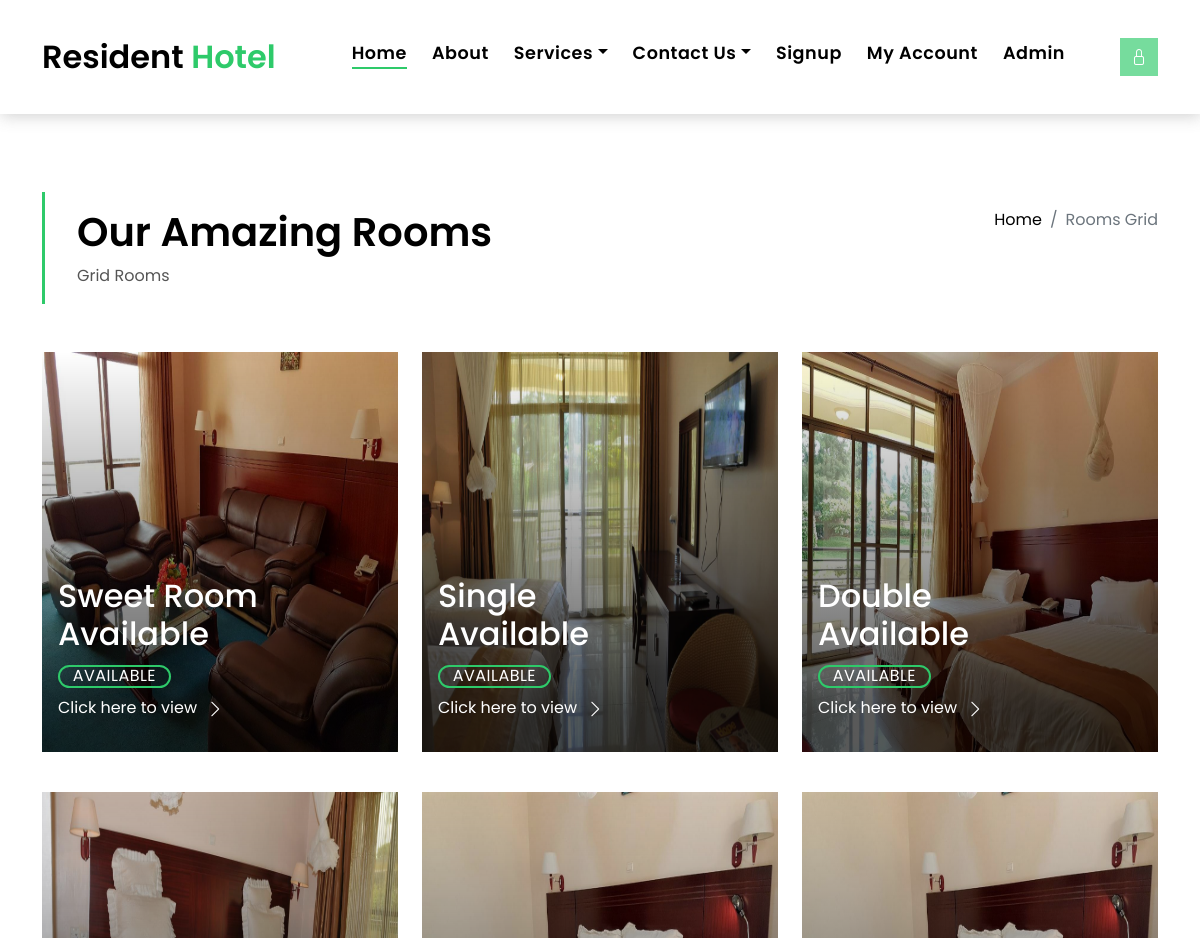
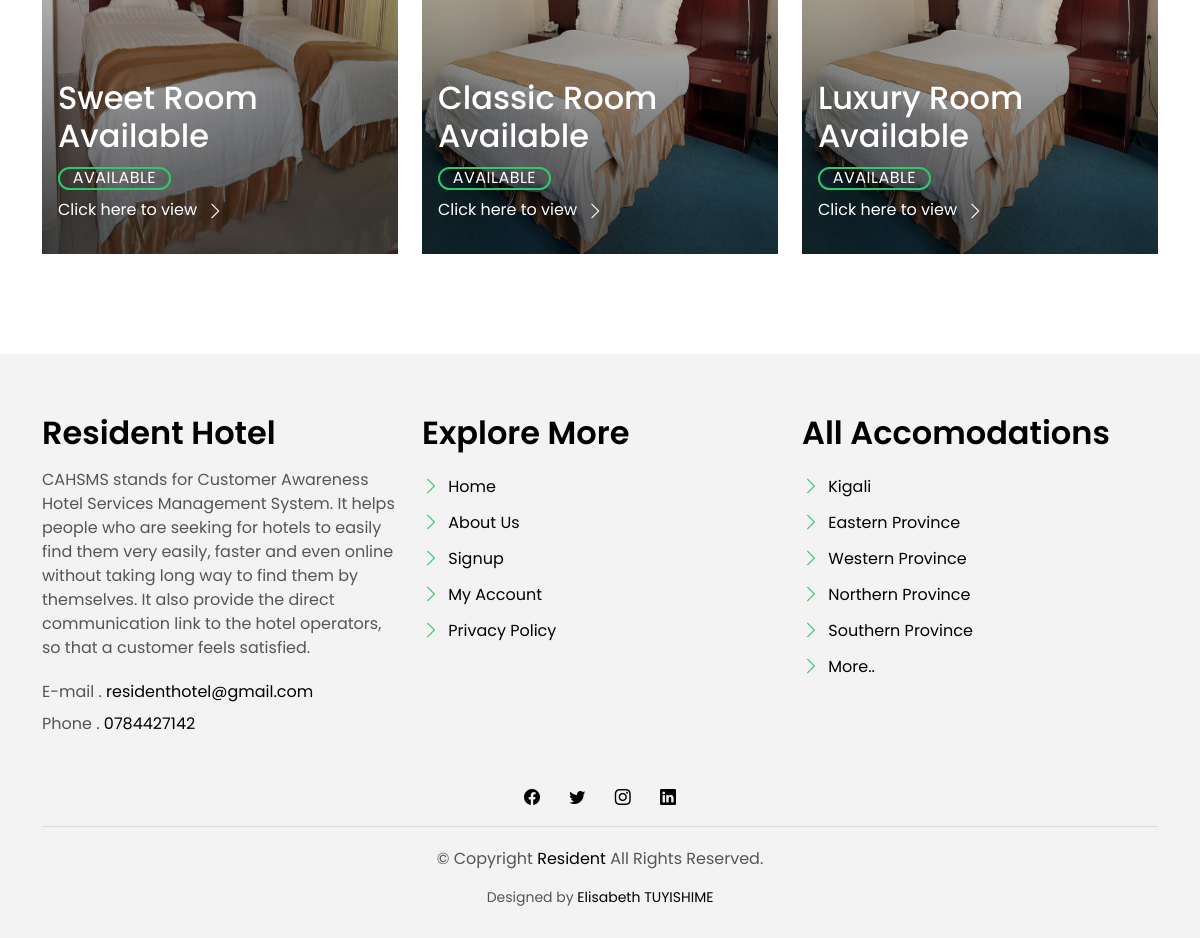
The app's page /rooms-grid.php with its own data (2 pictures, top to bottom).
### tables this page shows
CREATE TABLE `rooms` (
  `id` int(11) NOT NULL,
  `hotel_id` int(11) NOT NULL,
  `display_title` varchar(255) NOT NULL,
  `number` varchar(255) NOT NULL,
  `price_per_hour` double NOT NULL,
  `price_per_day` double NOT NULL,
  `availability` tinyint(4) NOT NULL DEFAULT 1,
  `image` text NOT NULL,
  `created_at` timestamp NOT NULL DEFAULT current_timestamp(),
  `updated_at` datetime NOT NULL DEFAULT current_timestamp() ON UPDATE current_timestamp()
);

CREATE TABLE `system_info` (
  `system_name` varchar(20) NOT NULL,
  `username` varchar(100) NOT NULL,
  `email` varchar(100) NOT NULL,
  `phone` varchar(20) NOT NULL,
  `password` varchar(100) NOT NULL,
  `location` varchar(100) NOT NULL,
  `about` text NOT NULL
);

### rooms-grid.php (the view, shortened to what this page needs)
<!DOCTYPE html>
<html lang="en">
<head>
    <link href="assets/vendor/animate.css/animate.min.css" rel="stylesheet">
    <link href="assets/vendor/bootstrap/css/bootstrap.min.css" rel="stylesheet">
    <link href="assets/vendor/bootstrap-icons/bootstrap-icons.css" rel="stylesheet">
    <link href="assets/vendor/swiper/swiper-bundle.min.css" rel="stylesheet">
    <link href="assets/css/style.css" rel="stylesheet">
</head>
<body>
    <?php include 'nav.php'; ?>
    <main id="main">
        <section class="intro-single">
            <div class="container">
                <div class="row">
                    <div class="col-md-12 col-lg-8">
                        <div class="title-single-box">
                            <h1 class="title-single">Our Amazing Rooms</h1>
                            <span class="color-text-a">Grid Rooms</span>
                        </div>
                    </div>
                    <div class="col-md-12 col-lg-4">
                        <nav aria-label="breadcrumb" class="breadcrumb-box d-flex justify-content-lg-end">
                            <ol class="breadcrumb">
                                <li class="breadcrumb-item">
                                    <a href="#">Home</a>
                                </li>
                                <li class="breadcrumb-item active" aria-current="page">
                                    Rooms Grid
                                </li>
                            </ol>
                        </nav>
                    </div>
                </div>
            </div>
        </section>
        <section class="property-grid grid">
            <div class="container">
                <div class="row">
                    <?php
                    $sql = $link->query("SELECT r.*, h.hotel_name, h.location FROM rooms r LEFT JOIN hotel h ON h.id = r.hotel_id WHERE r.availability=1 ORDER BY r.id DESC");
                    while ($row = mysqli_fetch_array($sql)) {
                        $room = $row['display_title'];
                        $loc   = $row['availability'] > 0 ? 'Available' : 'Unavailable';
                        $image = $row['image'];
                        $ogImage = substr($image, 3);
                    ?>
                        <div class="col-md-4">
                            <div class="card-box-a card-shadow">
                                <div class="img-box-a">
                                    <img src="./<?php echo $ogImage; ?>" alt="" class="img-a img-fluid" style="min-height: 400px;max-height: 400px;min-width: 100%;max-width: 100%;">
                                </div>
                                <div class="card-overlay">
                                    <div class="card-overlay-a-content">
                                        <div class="card-header-a">
                                            <h2 class="card-title-a">
                                                <?php echo $room; ?>
                                                <br />
                                                <?php echo $loc; ?>
                                            </h2>
                                        </div>
                                        <div class="card-body-a">
                                            <div class="price-box d-flex">
                                                <span class="price-a"><?php echo $loc; ?></span>
                                            </div>
                                            <a href="rooms-single.php?q=<?php echo $row["id"] ?>" class="link-a">Click here to view
                                                <span class="bi bi-chevron-right"></span>
                                            </a>
                                        </div>
                                    </div>
                                </div>
                            </div>
                        </div>
                    <?php } ?>
                </div>
            </div>
        </section>
    </main>
    <?php include 'footer.php'; ?>
</body>
</html>

### footer.php
<?php
include 'link.php';
$info = $link->query("SELECT * FROM system_info");
$row = mysqli_fetch_array($info);
?>
  <section class="section-footer">
    <div class="container">
      <div class="row">
        <div class="col-sm-12 col-md-4">
          <div class="widget-a">
            <div class="w-header-a">
              <h3 class="w-title-a text-brand">Resident Hotel</h3>
            </div>
            <div class="w-body-a">
              <p class="w-text-a color-text-a">
                <?php echo $row['about']; ?>
              </p>
            </div>
            <div class="w-footer-a">
              <ul class="list-unstyled">
                <li class="color-a">
                  <span class="color-text-a">E-mail .</span> <?php echo $row['email']; ?>
                </li>
                <li class="color-a">
                  <span class="color-text-a">Phone .</span> <?php echo $row['phone']; ?>
                </li>
              </ul>
            </div>
          </div>
        </div>
        <div class="col-sm-12 col-md-4 section-md-t3">
          <div class="widget-a">
            <div class="w-header-a">
              <h3 class="w-title-a text-brand">Explore More</h3>
            </div>
            <div class="w-body-a">
              <div class="w-body-a">
                <ul class="list-unstyled">
                  <li class="item-list-a">
                    <i class="bi bi-chevron-right"></i> <a href="index.php">Home</a>
                  </li>
                  <li class="item-list-a">
                    <i class="bi bi-chevron-right"></i> <a href="about.php">About Us</a>
                  </li>
                  <li class="item-list-a">
                    <i class="bi bi-chevron-right"></i> <a href="signup.php">Signup</a>
                  </li>
                  <li class="item-list-a">
                    <i class="bi bi-chevron-right"></i> <a href="login.php">My Account</a>
                  </li>
                  <li class="item-list-a">
                    <i class="bi bi-chevron-right"></i> <a href="#">Privacy Policy</a>
                  </li>
                </ul>
              </div>
            </div>
          </div>
        </div>
        <div class="col-sm-12 col-md-4 section-md-t3">
          <div class="widget-a">
            <div class="w-header-a">
              <h3 class="w-title-a text-brand">All Accomodations</h3>
            </div>
            <div class="w-body-a">
              <ul class="list-unstyled">
                <li class="item-list-a">
                  <i class="bi bi-chevron-right"></i> <a href="#">Kigali</a>
                </li>
                <li class="item-list-a">
                  <i class="bi bi-chevron-right"></i> <a href="#">Eastern Province</a>
                </li>
                <li class="item-list-a">
                  <i class="bi bi-chevron-right"></i> <a href="#">Western Province</a>
                </li>
                <li class="item-list-a">
                  <i class="bi bi-chevron-right"></i> <a href="#">Northern Province</a>
                </li>
                <li class="item-list-a">
                  <i class="bi bi-chevron-right"></i> <a href="#">Southern Province</a>
                </li>
                <li class="item-list-a">
                  <i class="bi bi-chevron-right"></i> <a href="#">More..</a>
                </li>
              </ul>
            </div>
          </div>
        </div>
      </div>
    </div>
  </section>
  <footer>
    <div class="container">
      <div class="row">
        <div class="col-md-12">
          <div class="socials-a">
            <ul class="list-inline">
              <li class="list-inline-item">
                <a href="#">
                  <i class="bi bi-facebook" aria-hidden="true"></i>
                </a>
              </li>
              <li class="list-inline-item">
                <a href="#">
                  <i class="bi bi-twitter" aria-hidden="true"></i>
                </a>
              </li>
              <li class="list-inline-item">
                <a href="#">
                  <i class="bi bi-instagram" aria-hidden="true"></i>
                </a>
              </li>
              <li class="list-inline-item">
                <a href="#">
                  <i class="bi bi-linkedin" aria-hidden="true"></i>
                </a>
              </li>
            </ul>
          </div>
          <div class="copyright-footer">
            <p class="copyright color-text-a">
              &copy; Copyright
              <span class="color-a">Resident</span> All Rights Reserved.
            </p>
          </div>
          <div class="credits">
            Designed by <a href="#">Elisabeth TUYISHIME</a>
          </div>
        </div>
      </div>
    </div>
  </footer>

### assets/css/style.css (style rules this page uses)
body { font-family: "Poppins", sans-serif; color: #555555; }
h1, h2, h3, h4, h5, h6 { color: #000000; }
a { color: #000000; text-decoration: none; transition: all 0.5s ease; }
.link-a { text-decoration: none; color: #ffffff; text-decoration: none; }
@media (min-width: 768px) { .link-a { font-size: 0.9rem; } }
@media (min-width: 992px) { .link-a { font-size: 1rem; } }
.link-a span { font-size: 18px; vertical-align: middle; margin-left: 5px; }
@media (min-width: 768px) { .link-a span { font-size: 1.5rem; } }
@media (min-width: 992px) { .link-a span { font-size: 18px; } }
.text-brand { color: #000000; font-size: 2rem; font-weight: 600; }
.color-a { text-decoration: none; color: #000000; }
.color-text-a { text-decoration: none; color: #555555; }
.socials-a { text-decoration: none; }
.socials-a .list-inline-item:not(:last-child) { margin-right: 25px; }
.intro-single { padding: 12rem 0 3rem; }
.intro-single .title-single-box { padding: 1rem 0 1rem 2rem; }
.intro-single .title-single-box { border-left: 3px solid #2eca6a; }
.intro-single .title-single-box .title-single { font-weight: 600; font-size: 2.2rem; }
@media (min-width: 768px) { .intro-single .title-single-box .title-single { font-size: 2.1rem; } }
@media (min-width: 992px) { .intro-single .title-single-box .title-single { font-size: 2.5rem; } }
.intro-single .breadcrumb-box { padding: 1rem 0 0 0.5rem; }
.intro-single .breadcrumb { background-color: transparent; padding-right: 0; padding-left: 0; }
.card-box-a span, .card-box-b span, .card-box-c span, .card-box-d span { line-height: 0; }
@media (min-width: 768px) { .grid .card-box-a, .grid .card-box-b, .grid .card-box-c, .grid .card-box-d { margin-bottom: 2.5rem; } }
.card-box-a, .card-box-b, .card-box-d { position: relative; overflow: hidden; -webkit-backface-visibility: hidden; backface-visibility: hidden; }
.card-box-a .img-a, .card-box-a .img-b, .card-box-b .img-a, .card-box-b .img-b { transition: 0.8s all ease-in-out; }
@media (min-width: 768px) { .card-box-a .price-a, .card-box-b .price-a { font-size: 0.9rem; } }
@media (min-width: 992px) { .card-box-a .price-a, .card-box-b .price-a { font-size: 1rem; } }
.card-overlay { position: absolute; width: 100%; height: 100%; top: 0; left: 0; }
.card-shadow { -webkit-backface-visibility: hidden; backface-visibility: hidden; }
.card-shadow:before { content: " "; position: absolute; top: 0; left: 0; width: 100%; height: 100%; z-index: 1; background: linear-gradient(to bottom, rgba(0, 0, 0, 0) 0%, rgba(0, 0, 0, 0.2) 27%, rgba(0, 0, 0, 0.65) 90%); }
.card-overlay-a-content { transition: all 0.5s ease-in; position: absolute; width: 100%; bottom: 0px; z-index: 2; }
@media (min-width: 768px) { .card-overlay-a-content { bottom: -20px; } }
@media (min-width: 992px) { .card-overlay-a-content { bottom: 0px; } }
.card-header-a { padding: 0 1rem; }
.card-header-a .card-title-a { color: #ffffff; margin-bottom: 0; padding-bottom: 0.7rem; }
@media (min-width: 768px) { .card-header-a .card-title-a { font-size: 1.3rem; } }
@media (min-width: 992px) { .card-header-a .card-title-a { font-size: 2rem; } }
.card-body-a { z-index: 2; transition: all 0.5s ease-in; padding: 0rem 1rem 2rem 1rem; }
.card-body-a .price-box { padding-bottom: 0.5rem; }
.price-a { color: #ffffff; padding: 0.6rem 0.8rem; border: 2px solid #2eca6a; border-radius: 50px; text-transform: uppercase; letter-spacing: 0.03em; }
.section-footer { padding-top: 60px; margin-top: 60px; background: #f3f3f3; }
.section-footer ul { line-height: 2; }
.section-footer .item-list-a i { font-size: 18px; padding-right: 4px; color: #2eca6a; }
.section-footer .widget-a .w-title-a { margin-bottom: 1rem; }
footer { background: #f3f3f3; text-align: center; padding: 30px 0; }
footer .copyright-footer { border-top: 1px solid #ddd; padding-top: 20px; }
footer .credits { font-size: 14px; }

### records on screen
rooms: image (picture), display_title "Sweet Room", availability "Available", availability "AVAILABLE"
rooms: image (picture), display_title "Single", availability "Available", availability "AVAILABLE"
rooms: image (picture), display_title "Double", availability "Available", availability "AVAILABLE"
rooms: image (picture), display_title "Sweet Room", availability "Available", availability "AVAILABLE"
rooms: image (picture), display_title "Classic Room", availability "Available", availability "AVAILABLE"
rooms: image (picture), display_title "Luxury Room", availability "Available", availability "AVAILABLE"
system_info: about "CAHSMS stands for Customer Awareness Hotel Services Management System. It helps people who are seeking for hotels to easily find them very easily, faster and even online without taking long way to find them by themselves. It also provide the direct communication link to the hotel operators, so that a customer feels satisfied.", email "residenthotel@gmail.com", phone "0784427142"
